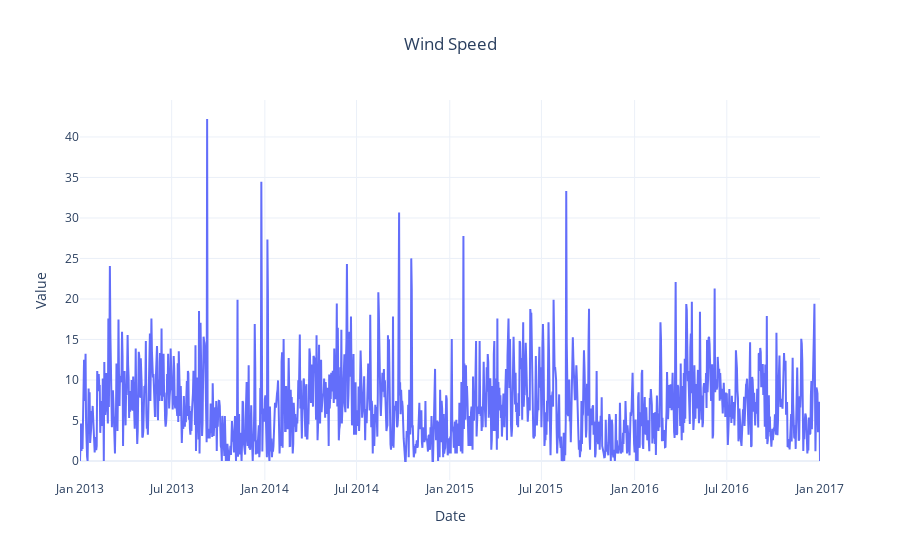

The notebook cell this image was saved under:
### Code cell
# Wind Speed
fig_wind = go.Figure()
fig_wind.add_trace(go.Scatter(x=df_train.index, y=df_train['wind_speed'], mode='lines'))
fig_wind.update_layout(title="Wind Speed", xaxis_title="Date", yaxis_title="Value", template='plotly_white', title_x=0.5)
fig_wind.show()

### Figure 1 — Plotly figure (JSON) as saved in the notebook; plotly's stock layout.template omitted (floating-point values rounded to 4 significant figures; data arrays with more than 128 entries replaced by an {"elided": "..."} marker saying what was removed)
{"data": [{"mode": "lines", "type": "scatter", "x": {"elided": "1462 str values"}, "y": {"elided": "1462 float values"}}], "layout": {"title": {"text": "Wind Speed", "x": 0.5}, "xaxis": {"title": {"text": "Date"}}, "yaxis": {"title": {"text": "Value"}}}}
